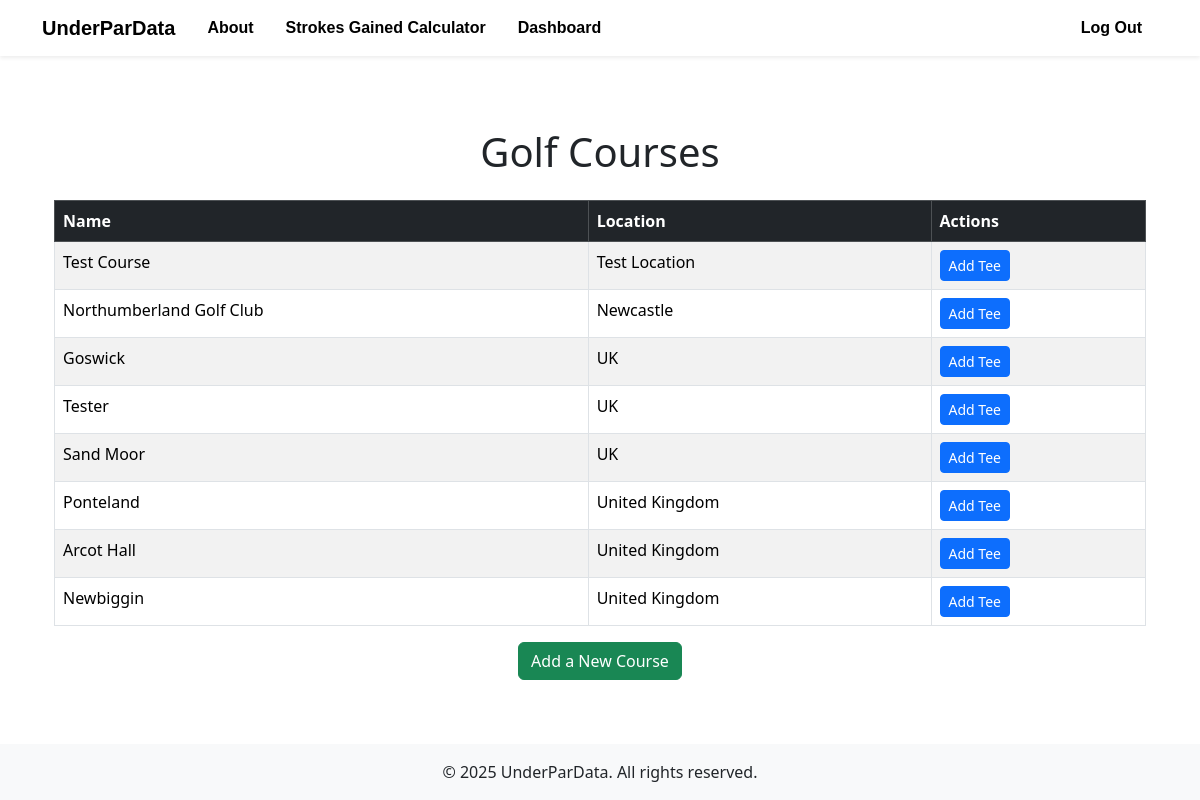
The page /courses (signed in) on the database its author committed.
### models/course.py (models this page shows)
class Course(db.Model):
    __tablename__ = 'courses'
    courseID = db.Column(db.Integer, primary_key=True)
    name = db.Column(db.String(120), nullable=False)
    location = db.Column(db.String(200))
    tees = relationship("Tee", back_populates="course", cascade="all, delete-orphan")
    holes = relationship("Hole", back_populates="course", cascade="all, delete-orphan")
    rounds = db.relationship("Round", back_populates="course")

### app.py (the view)
@app.route('/courses')
@subscription_required
def view_courses():
    courses = Course.query.all()
    return render_template('courses.html', courses=courses)

### app.py (called while the page is built)
@login_manager.user_loader
def load_user(userID):
    return User.query.get(int(userID))

def subscription_required(f):
    @wraps(f)
    def decorated_function(*args, **kwargs):
        if not current_user.is_authenticated:
            flash("You must be logged in to access this page.")
            return redirect(url_for("login"))
        if not current_user.subscription_active:
            flash("You must be subscribed to access this page.")
            return redirect(url_for("subscribe_page"))
        return f(*args, **kwargs)
    return decorated_function

### templates/courses.html (shortened to what this page needs)
{% extends "base.html" %}
{% block content %}
<div class="container mt-5">
    <h1 class="text-center mb-4">Golf Courses</h1>
    <table class="table table-striped table-bordered">
        <thead class="table-dark">
            <tr>
                <th>Name</th>
                <th>Location</th>
                <th>Actions</th>
            </tr>
        </thead>
        <tbody>
            {% for course in courses %}
            <tr>
                <td>{{ course.name }}</td>
                <td>{{ course.location }}</td>
                <td>
                    <a href="{{ url_for('add_tee', course_id=course.courseID) }}" class="btn btn-primary btn-sm">Add Tee</a>
                </td>
            </tr>
            {% endfor %}
        </tbody>
    </table>
    <div class="text-center mt-3">
        <a href="/add_course" class="btn btn-success">Add a New Course</a>
    </div>
</div>
{% endblock %}

### templates/base.html (shortened to what this page needs)
<!DOCTYPE html>
<html lang="en">
<head>
  <link
    rel="stylesheet"
    href="https://cdn.jsdelivr.net/npm/bootstrap@5.3.3/dist/css/bootstrap.min.css"
  />
  <link
    rel="stylesheet"
    href="https://cdn.jsdelivr.net/npm/animate.css@4.1.1/animate.min.css"
  />
  <link rel="stylesheet" href="{{ url_for('static', filename='base.css') }}">
</head>
<body class="d-flex flex-column min-vh-100">
  <nav class="navbar navbar-expand-lg navbar-light bg-white shadow-sm">
    <div class="container">
      <a class="navbar-brand fw-bold" href="/">
        UnderParData
      </a>
      <div class="collapse navbar-collapse" id="navbarNav">
        <ul class="navbar-nav me-auto">
          <li class="nav-item">
            <a class="nav-link fw-semibold px-3" href="/about">About</a>
          </li>
          <li class="nav-item">
            <a class="nav-link fw-semibold px-3" href="/sg_calc">Strokes Gained Calculator</a>
          </li>
          {% if current_user.is_authenticated and current_user.subscription_active %}
            <li class="nav-item">
              <a class="nav-link fw-semibold px-3" href="/dashboard">Dashboard</a>
            </li>
          {% endif %}
        </ul>
        <ul class="navbar-nav ms-auto">
          {% if not current_user.is_authenticated %}
            <li class="nav-item">
              <a class="nav-link fw-semibold px-3" href="/login">Log In</a>
            </li>
            <li class="nav-item">
              <a class="nav-link fw-semibold px-3 register-link" href="/register">Register</a>
            </li>
          {% else %}
            <li class="nav-item">
              <a class="nav-link fw-semibold px-3" href="/logout">Log Out</a>
            </li>
          {% endif %}
        </ul>
      </div>
    </div>
  </nav>
  <div class="container my-4 flex-grow-1">
    {% block content %}{% endblock %}
  </div>
  <footer class="bg-light text-center text-lg-start mt-auto">
    <div class="text-center p-3">
      &copy; 2025 UnderParData. All rights reserved.
    </div>
  </footer>
</body>
</html>

### static/base.css (style rules this page uses)
.navbar-light { background-color: white !important; color: white; }
.navbar-light .navbar-brand, .navbar-light .navbar-nav .nav-link { color: #000000 !important; font-family: sans-serif; }

### rows shown on the page
Course: name "Test Course", location "Test Location"
Course: name "Northumberland Golf Club", location "Newcastle"
Course: name "Goswick", location "UK"
Course: name "Tester", location "UK"
Course: name "Sand Moor", location "UK"
Course: name "Ponteland", location "United Kingdom"
Course: name "Arcot Hall", location "United Kingdom"
Course: name "Newbiggin", location "United Kingdom"
